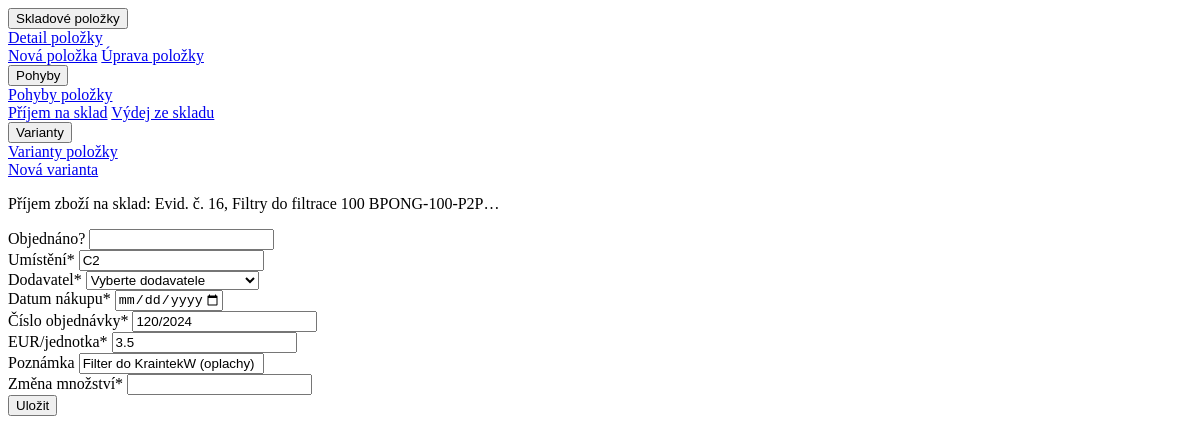
/sklad/16/receipt_audit_log/ (signed in), run on an earlier commit of the app's database.
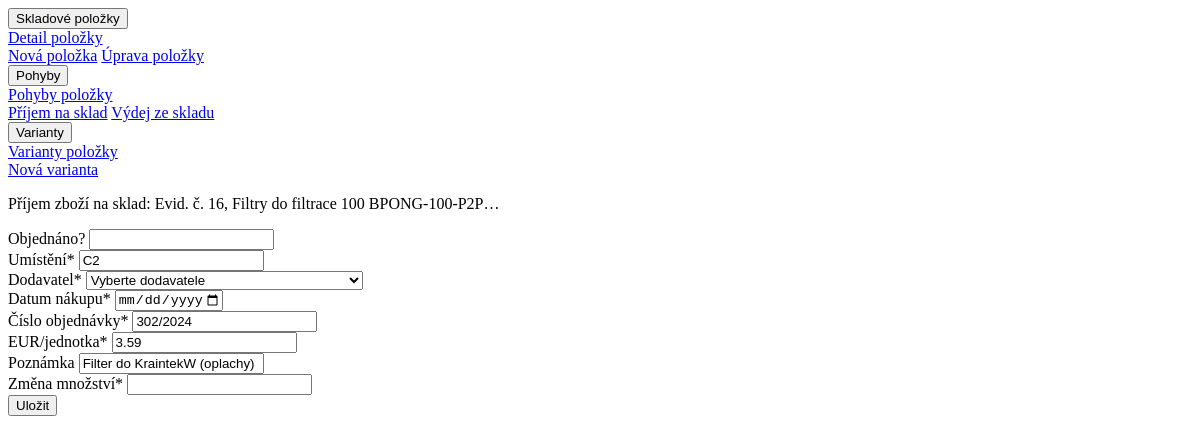
And on a later commit of the database.
### hpm_sklad/models.py (models this page shows, shortened)
class Sklad(models.Model):
    class Meta:
        ordering = ["-evidencni_cislo"]
        verbose_name_plural = "Skladové položky"
    evidencni_cislo = models.AutoField(primary_key=True, verbose_name="Evidenční číslo")
    interne_cislo = models.IntegerField(null=True, verbose_name="Číslo karty")
    objednano = models.CharField(max_length=100, null=True, blank=True, verbose_name="Objednáno?")
    nazev_dilu = models.CharField(max_length=100, verbose_name="Název dílu")
    min_mnozstvi_ks = models.PositiveIntegerField(default=0, verbose_name="Minimum")
    mnozstvi = models.PositiveIntegerField(default=0, verbose_name="Množství")
    jednotky = models.CharField(max_length=10, choices=JEDNOTKY_CHOICES, default='ks', verbose_name="Jednotky")
    umisteni = models.CharField(max_length=25, null=True, verbose_name="Umístění")
    dodavatel = models.CharField(max_length=70, null=True, blank=True, verbose_name="Dodavatel")
    datum_nakupu = models.DateField(null=True, blank=True, verbose_name="Datum nákupu")
    cislo_objednavky = models.CharField(max_length=20, null=True, blank=True, verbose_name="Číslo objednávky")
    jednotkova_cena_eur = models.FloatField(default=0.0, validators=[MinValueValidator(0.0)], verbose_name="EUR/jednotka")
    celkova_cena_eur = models.FloatField(default=0.0, validators=[MinValueValidator(0.0)], verbose_name="Celkem EUR")
    poznamka = models.CharField(null=True, blank=True, max_length=200, verbose_name="Poznámka")
    ucetnictvi = models.BooleanField(default=True, verbose_name="Účetnictví")
    kriticky_dil = models.BooleanField(default=False, verbose_name="Kritický díl")
    hsh = models.BooleanField(default=False, verbose_name="HSH")
    tq8 = models.BooleanField(default=False, verbose_name="TQ8")
    tqf_xl1 = models.BooleanField(default=False, verbose_name="TQF XL1")
    tqf_xl2 = models.BooleanField(default=False, verbose_name="TQF XL2")
    dc_xl = models.BooleanField(default=False, verbose_name="DC XL")
    dac_xl1_2 = models.BooleanField(default=False, verbose_name="DAC XL1-2")
    dl_xl = models.BooleanField(default=False, verbose_name="DL XL")
    dac = models.BooleanField(default=False, verbose_name="DAC")
    lac_1 = models.BooleanField(default=False, verbose_name="LAC 1")
    lac_2 = models.BooleanField(default=False, verbose_name="LAC 2")
    ipsen_ene = models.BooleanField(default=False, verbose_name="IPSEN ENE")
    hsh_ene = models.BooleanField(default=False, verbose_name="HSH ENE")
    xl_ene1 = models.BooleanField(default=False, verbose_name="XL ENE1")
    xl_ene2 = models.BooleanField(default=False, verbose_name="XL ENE2")
    ipsen_w = models.BooleanField(default=False, verbose_name="IPSEN W")
    hsh_w = models.BooleanField(default=False, verbose_name="HSH W")
    kw = models.BooleanField(default=False, verbose_name="KW")
    kw1 = models.BooleanField(default=False, verbose_name="KW 1")
    kw2 = models.BooleanField(default=False, verbose_name="KW 2")
    kw3 = models.BooleanField(default=False, verbose_name="KW 3")
    mikrof = models.BooleanField(default=False, verbose_name="MIKROF")
    history = HistoricalRecords()
    def __str__(self):
        return "Evid. č. " + str(self.evidencni_cislo) + ", " + self.nazev_dilu

### hpm_sklad/views.py (the view)
# urls.py: path('sklad/<int:pk>/receipt_audit_log/', views.receipt_form_view, name='receipt_audit_log'),
@login_required
@permission_required('hpm_sklad.change_sklad', 'hpm_sklad.add_auditlog', raise_exception=True)
def receipt_form_view(request, pk):
    sklad_instance = get_object_or_404(Sklad, pk=pk)
    if request.method == 'POST':
        sklad_movement_form = SkladReceiptForm(request.POST, instance=sklad_instance)
        auditlog_receipt_form = AuditLogReceiptForm(request.POST)
        if sklad_movement_form.is_valid() and auditlog_receipt_form.is_valid():
            updated_sklad = sklad_movement_form.save(commit=False)
            created_auditlog = auditlog_receipt_form.save(commit=False)
            created_auditlog.jednotkova_cena_eur = round(updated_sklad.jednotkova_cena_eur, 2)
            created_auditlog.celkova_cena_eur = round(created_auditlog.jednotkova_cena_eur * created_auditlog.zmena_mnozstvi, 2)
            updated_sklad.mnozstvi = sklad_instance.mnozstvi + created_auditlog.zmena_mnozstvi
            updated_sklad.celkova_cena_eur = round(sklad_instance.celkova_cena_eur + created_auditlog.celkova_cena_eur, 2)
            updated_sklad.jednotkova_cena_eur = round(updated_sklad.celkova_cena_eur / updated_sklad.mnozstvi, 2)
            created_auditlog.typ_operace = "PŘÍJEM"
            created_auditlog.ucetnictvi = updated_sklad.ucetnictvi
            created_auditlog.evidencni_cislo = updated_sklad
            created_auditlog.interne_cislo = updated_sklad.interne_cislo
            created_auditlog.objednano = updated_sklad.objednano
            created_auditlog.nazev_dilu = updated_sklad.nazev_dilu
            created_auditlog.ucetnictvi = updated_sklad.ucetnictvi
            created_auditlog.mnozstvi = updated_sklad.mnozstvi
            created_auditlog.jednotky = updated_sklad.jednotky
            created_auditlog.umisteni = updated_sklad.umisteni
            created_auditlog.dodavatel = updated_sklad.dodavatel
            created_auditlog.datum_nakupu = updated_sklad.datum_nakupu
            created_auditlog.cislo_objednavky = updated_sklad.cislo_objednavky
            created_auditlog.operaci_provedl = request.user
            created_auditlog.poznamka = updated_sklad.poznamka
            updated_sklad.save()
            created_auditlog.save()
            dodavatel_form_value = sklad_movement_form.cleaned_data['dodavatel']
            dodavatel_object = Dodavatele.objects.get(dodavatel=dodavatel_form_value)
            varianty = Varianty.objects.filter(sklad=sklad_instance)
            varianta_dodavatele = [var.dodavatel for var in varianty]
            if not varianty or dodavatel_object not in varianta_dodavatele:
                return redirect(reverse('create_varianty_with_dodavatel', kwargs={'pk': pk, 'dodavatel': dodavatel_object.id}))
            return redirect('audit_log')
        else:
            context = {
                'sklad_movement_form': sklad_movement_form,
                'auditlog_receipt_form': auditlog_receipt_form,
                'object': sklad_instance,
            }
            return render(request, 'hpm_sklad/receipt_audit_log.html', context)
    else: # GET
        sklad_movement_form = SkladReceiptForm(instance=sklad_instance)
        auditlog_receipt_form = AuditLogReceiptForm()
    context = {
        'sklad_movement_form': sklad_movement_form,
        'auditlog_receipt_form': auditlog_receipt_form,
        'object': sklad_instance,
    }
    return render(request, 'hpm_sklad/receipt_audit_log.html', context)

### hpm_sklad/forms.py
class AuditLogReceiptForm(forms.ModelForm):
    zmena_mnozstvi = forms.IntegerField(validators=[MinValueValidator(1)], label='Změna množství')
    class Meta:
        model = AuditLog
        fields = ["zmena_mnozstvi",]
    def __init__(self, *args, **kwargs):
        super(AuditLogReceiptForm, self).__init__(*args, **kwargs)
        self.helper = FormHelper(self)
        self.helper.form_class = 'form-grid'
        self.helper.form_method = 'post'
        self.helper.layout = Layout(
            Div(
                *[Field(field, css_class='form-control form-control-sm') for field in self.Meta.fields],
                css_class='form-column col-auto mr-3 small'
                ),
            )

### hpm_sklad/models.py (called while the page is built)
    def __str__(self):
        return f"{self.dodavatel}"

### hpm_sklad/templates/hpm_sklad/receipt_audit_log.html (shortened to what this page needs)
{% load static %}
{% load crispy_forms_tags %}
{% include "hpm_sklad/navbar_sklad.html" %}
<div class="bg-dark text-white mt-3">
    <p class="h6 py-2 px-2">Příjem zboží na sklad: {{ object|truncatechars:50 }}<p>
</div>
<form class="small mt-2" method="post" action="{% url 'receipt_audit_log' object.pk %}">
    {{ sklad_movement_form|crispy }}
    {{ auditlog_receipt_form|crispy }}
    <div class="d-flex justify-content-center mt-3">
        <button type="submit" class="btn btn-dark btn-sm rounded-pill">Uložit</button>
    </div>
</form>

What changed in the data, as far as the page shows it:
changed Sklad "Filter do KraintekW (oplachy)": cislo_objednavky "120/2024" → "302/2024"; jednotkova_cena_eur "3.5" → "3.59"
